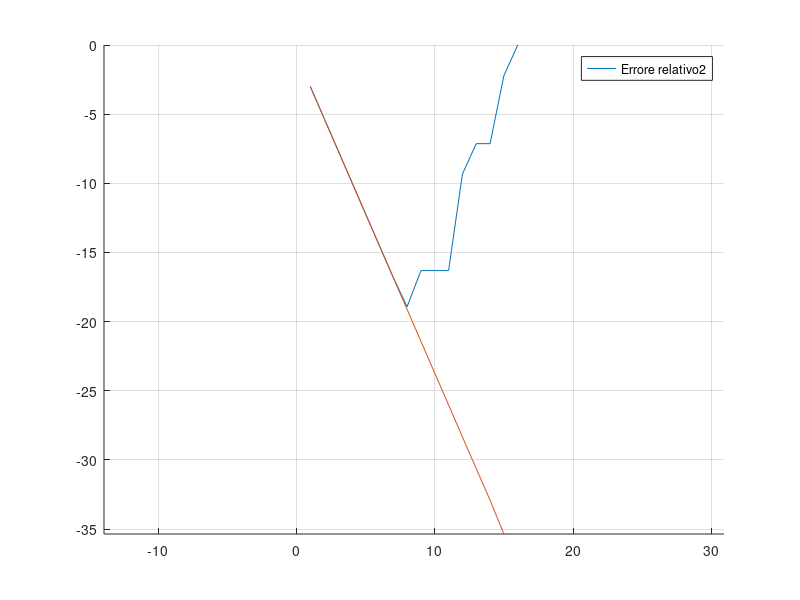

Here is the MATLAB script that generated this plot:
%esercitazione 1 esercizio 2  f4
clear all
clc
format long e

%definizione nodi
n=1:1:16;
x=10.^(-n);

f4=@(x) ((x+1).^2-1)./x;
f4x=f4(x);

%oss runnando (togliendo ';' si ottiene fino a n=12 il risultato atteso ma da
%n=13 ci si allontana andando addirittura a 0 per n=16 per via della
%cancellazione numerica

%confronto con il valore esatto(2)
err=abs(f4x-2)./2;

figure
hold on
plot(n,log(err))
legend('Errore Relativo')
grid on
axis equal

%fix(sviluppando)
f4x_2=x+2;
err1=abs(f4x_2-2)./2;
plot(n,log(err1))
legend('Errore relativo2')
grid on
axis equal
